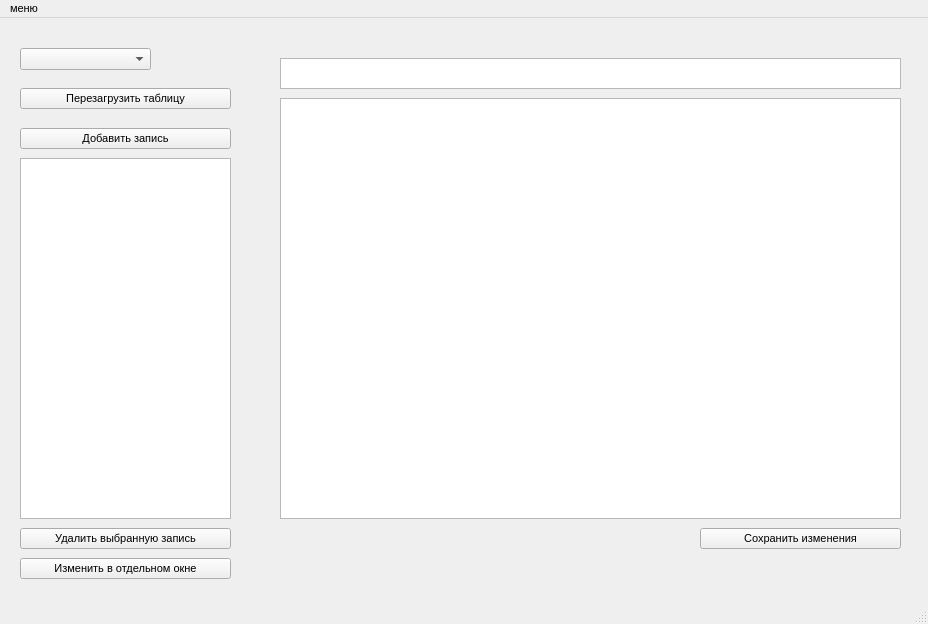
<?xml version="1.0" encoding="UTF-8"?>
<ui version="4.0">
 <class>MainWindow</class>
 <widget class="QMainWindow" name="MainWindow">
  <property name="geometry">
   <rect>
    <x>0</x>
    <y>0</y>
    <width>928</width>
    <height>624</height>
   </rect>
  </property>
  <property name="font">
   <font>
    <pointsize>8</pointsize>
   </font>
  </property>
  <property name="windowTitle">
   <string>Ежедневник</string>
  </property>
  <property name="windowIcon">
   <iconset resource="resources.qrc">
    <normaloff>:/pics/Common/iconsmall_zWo_icon.ico</normaloff>:/pics/Common/iconsmall_zWo_icon.ico</iconset>
  </property>
  <widget class="QWidget" name="centralwidget">
   <widget class="QPushButton" name="pushButton">
    <property name="geometry">
     <rect>
      <x>20</x>
      <y>110</y>
      <width>211</width>
      <height>21</height>
     </rect>
    </property>
    <property name="toolTip">
     <string>&lt;html&gt;&lt;head/&gt;&lt;body&gt;&lt;p&gt;Добавить новую запись в базу данных&lt;/p&gt;&lt;/body&gt;&lt;/html&gt;</string>
    </property>
    <property name="toolTipDuration">
     <number>4</number>
    </property>
    <property name="text">
     <string>Добавить запись</string>
    </property>
   </widget>
   <widget class="QTableView" name="tableView_2">
    <property name="geometry">
     <rect>
      <x>20</x>
      <y>140</y>
      <width>211</width>
      <height>361</height>
     </rect>
    </property>
    <property name="baseSize">
     <size>
      <width>0</width>
      <height>0</height>
     </size>
    </property>
    <property name="toolTipDuration">
     <number>10</number>
    </property>
    <property name="alternatingRowColors">
     <bool>true</bool>
    </property>
    <property name="sortingEnabled">
     <bool>true</bool>
    </property>
    <attribute name="horizontalHeaderVisible">
     <bool>false</bool>
    </attribute>
    <attribute name="verticalHeaderVisible">
     <bool>false</bool>
    </attribute>
    <attribute name="verticalHeaderDefaultSectionSize">
     <number>30</number>
    </attribute>
   </widget>
   <widget class="QPushButton" name="pushButton_2">
    <property name="geometry">
     <rect>
      <x>20</x>
      <y>70</y>
      <width>211</width>
      <height>21</height>
     </rect>
    </property>
    <property name="toolTip">
     <string>&lt;html&gt;&lt;head/&gt;&lt;body&gt;&lt;p&gt;нажать, если записи отображаются некорректно&lt;/p&gt;&lt;/body&gt;&lt;/html&gt;</string>
    </property>
    <property name="toolTipDuration">
     <number>5</number>
    </property>
    <property name="text">
     <string>Перезагрузить таблицу</string>
    </property>
   </widget>
   <widget class="QTextEdit" name="textEdit">
    <property name="geometry">
     <rect>
      <x>280</x>
      <y>80</y>
      <width>621</width>
      <height>421</height>
     </rect>
    </property>
    <property name="sizePolicy">
     <sizepolicy hsizetype="Expanding" vsizetype="Expanding">
      <horstretch>0</horstretch>
      <verstretch>0</verstretch>
     </sizepolicy>
    </property>
    <property name="font">
     <font>
      <pointsize>8</pointsize>
     </font>
    </property>
   </widget>
   <widget class="QPushButton" name="pushButton_4">
    <property name="geometry">
     <rect>
      <x>700</x>
      <y>510</y>
      <width>201</width>
      <height>21</height>
     </rect>
    </property>
    <property name="toolTip">
     <string>&lt;html&gt;&lt;head/&gt;&lt;body&gt;&lt;p&gt;сохранение изменений открытой записи&lt;/p&gt;&lt;/body&gt;&lt;/html&gt;</string>
    </property>
    <property name="text">
     <string>Сохранить изменения</string>
    </property>
   </widget>
   <widget class="QPushButton" name="pushButton_5">
    <property name="geometry">
     <rect>
      <x>20</x>
      <y>510</y>
      <width>211</width>
      <height>21</height>
     </rect>
    </property>
    <property name="toolTip">
     <string>&lt;html&gt;&lt;head/&gt;&lt;body&gt;&lt;p&gt;удаление выбранной левым кликом мыши записи в таблице выше&lt;/p&gt;&lt;/body&gt;&lt;/html&gt;</string>
    </property>
    <property name="text">
     <string>Удалить выбранную запись</string>
    </property>
   </widget>
   <widget class="QComboBox" name="comboBox">
    <property name="geometry">
     <rect>
      <x>20</x>
      <y>30</y>
      <width>131</width>
      <height>22</height>
     </rect>
    </property>
    <property name="toolTip">
     <string>&lt;html&gt;&lt;head/&gt;&lt;body&gt;&lt;p&gt;выбор стиля&lt;/p&gt;&lt;/body&gt;&lt;/html&gt;</string>
    </property>
   </widget>
   <widget class="QTextEdit" name="textEdit_2">
    <property name="geometry">
     <rect>
      <x>280</x>
      <y>40</y>
      <width>621</width>
      <height>31</height>
     </rect>
    </property>
   </widget>
   <widget class="QPushButton" name="pushButton_7">
    <property name="geometry">
     <rect>
      <x>20</x>
      <y>540</y>
      <width>211</width>
      <height>21</height>
     </rect>
    </property>
    <property name="text">
     <string>Изменить в отдельном окне</string>
    </property>
   </widget>
  </widget>
  <widget class="QMenuBar" name="menubar">
   <property name="geometry">
    <rect>
     <x>0</x>
     <y>0</y>
     <width>928</width>
     <height>20</height>
    </rect>
   </property>
   <widget class="QMenu" name="menu">
    <property name="title">
     <string>меню</string>
    </property>
    <addaction name="action"/>
    <addaction name="action_3"/>
    <addaction name="action_2"/>
   </widget>
   <addaction name="menu"/>
  </widget>
  <widget class="QStatusBar" name="statusbar"/>
  <action name="action">
   <property name="text">
    <string>навигатор помощи</string>
   </property>
   <property name="shortcut">
    <string>F1</string>
   </property>
  </action>
  <action name="action_2">
   <property name="text">
    <string>Выход</string>
   </property>
  </action>
  <action name="action_3">
   <property name="text">
    <string>удалить выбранную запись</string>
   </property>
   <property name="shortcut">
    <string>Del</string>
   </property>
  </action>
 </widget>
 <resources>
  <include location="resources.qrc"/>
 </resources>
 <connections>
  <connection>
   <sender>action_2</sender>
   <signal>triggered()</signal>
   <receiver>MainWindow</receiver>
   <slot>close()</slot>
   <hints>
    <hint type="sourcelabel">
     <x>-1</x>
     <y>-1</y>
    </hint>
    <hint type="destinationlabel">
     <x>463</x>
     <y>311</y>
    </hint>
   </hints>
  </connection>
  <connection>
   <sender>action</sender>
   <signal>triggered()</signal>
   <receiver>MainWindow</receiver>
   <slot>slot1Help()</slot>
   <hints>
    <hint type="sourcelabel">
     <x>-1</x>
     <y>-1</y>
    </hint>
    <hint type="destinationlabel">
     <x>463</x>
     <y>311</y>
    </hint>
   </hints>
  </connection>
  <connection>
   <sender>action_3</sender>
   <signal>triggered()</signal>
   <receiver>MainWindow</receiver>
   <slot>slot1DeleteARecord()</slot>
   <hints>
    <hint type="sourcelabel">
     <x>-1</x>
     <y>-1</y>
    </hint>
    <hint type="destinationlabel">
     <x>463</x>
     <y>311</y>
    </hint>
   </hints>
  </connection>
  <connection>
   <sender>pushButton_5</sender>
   <signal>clicked()</signal>
   <receiver>MainWindow</receiver>
   <slot>slot1DeleteARecord()</slot>
   <hints>
    <hint type="sourcelabel">
     <x>152</x>
     <y>552</y>
    </hint>
    <hint type="destinationlabel">
     <x>154</x>
     <y>569</y>
    </hint>
   </hints>
  </connection>
 </connections>
 <slots>
  <slot>slot1Help()</slot>
  <slot>slot1DeleteARecord()</slot>
 </slots>
</ui>
